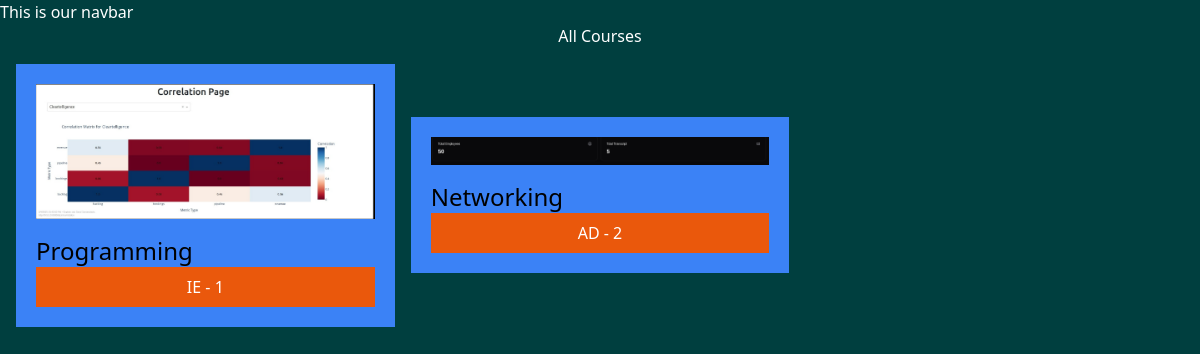
/tutorial/, run on an earlier commit of the app's database.
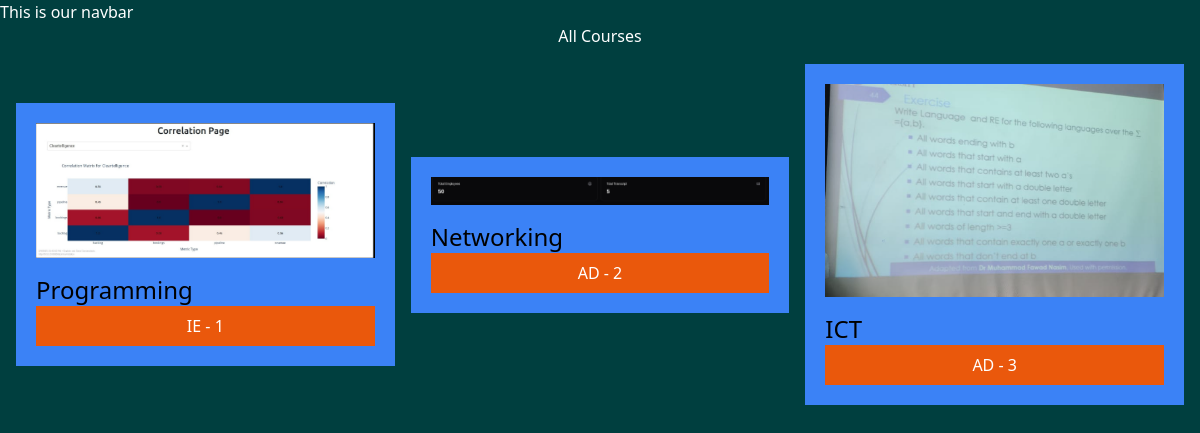
And on a later commit of the database.
### tutorial/models.py (models this page shows, shortened)
class courseType(models.Model):
    COURSE_TYPE_CHOICE = [
        ('BR', 'Beginner'),
        ('IE', 'Intermediate'),
        ('AD', 'Advanced'),
    ]
    name = models.CharField(max_length=100)
    image = models.ImageField(upload_to='images/')
    date_added = models.DateTimeField(default=timezone.now)
    type = models.CharField(max_length=2, choices=COURSE_TYPE_CHOICE)
    description = models.TextField(default="")

### tutorial/views.py (the view)
# urls.py: path('',views.all_tut, name = 'all_tut'),
def all_tut(request):
    courses = courseType.objects.all()
    return render(request, 'tutorial/all_tutorial.html',{'courses': courses})

### tutorial/templates/tutorial/all_tutorial.html
{% extends "layout.html" %} {% block title%} Course Page {% endblock %} {% block content %}
<h1>All Courses</h1>
<div class="grid grid-cols-3 justify-center rounded-xl items-center gap-4 m-4">
 {% for courses in courses %}
 <div class="courses-type bg-blue-500 p-5">
  <img class="mb-4" src="{{courses.image.url}}" alt="" />
  <h2 class="text-black text-2xl">{{courses.name}}</h2>
  <a href="{% url 'detail' courses.id %}">
   <button class = "bg-orange-600 h-[40px] w-[100%]" type = "button">{{courses.type}} - {{courses.id}}</button>
  </a>
 </div>
 {% endfor %}
</div>
{% endblock %}

### templates/layout.html (shortened to what this page needs)
{% load static tailwind_tags %}
<!DOCTYPE html>
<html lang="en">
<head>
    <link rel="stylesheet" href="{% static 'style.css' %}">
    {% tailwind_css %}
</head>
<body>
    <nav>
        This is our navbar
    </nav>
    {% block content %}{% endblock %}
</body>
</html>

### static/style.css (style rules this page uses)
body { background-color: rgb(0, 63, 63); color: white; }
h1 { text-align: center; font-size: 2em; }

What changed in the data, as far as the page shows it:
added courseType: image (picture), name "ICT", type "AD", id "3"
